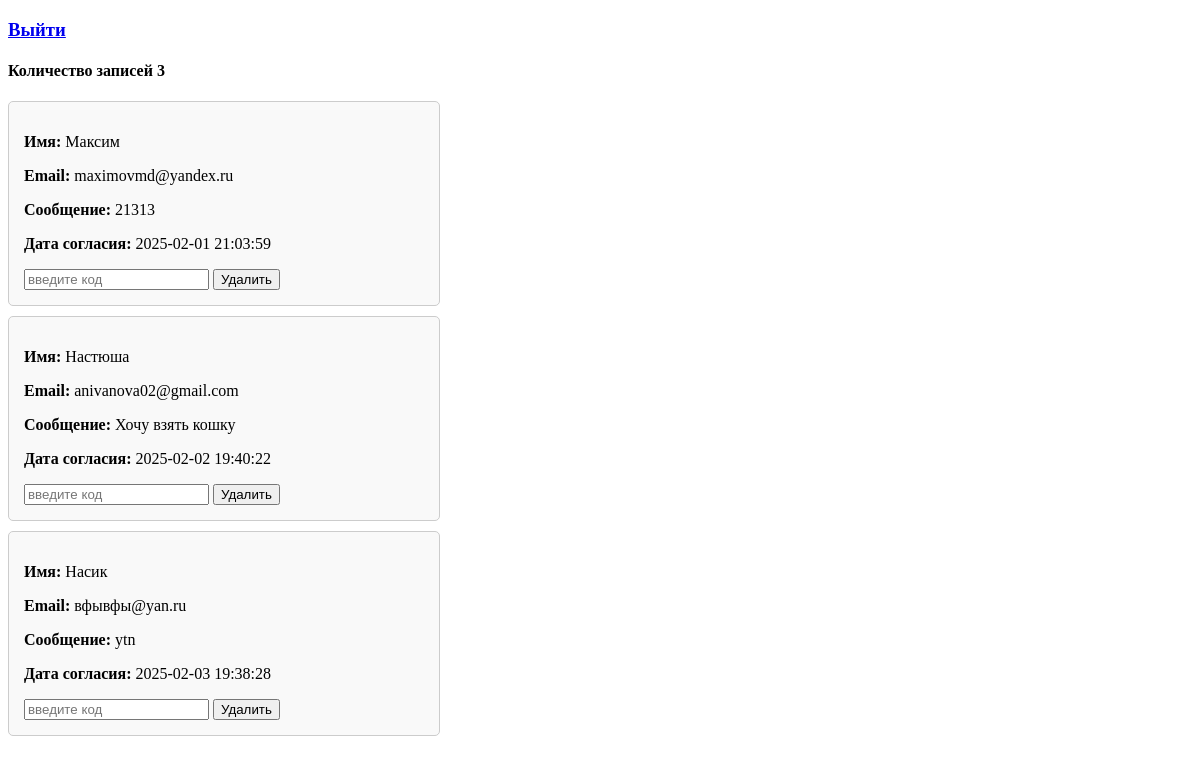
The page /admin (signed in) on the database as committed earlier.
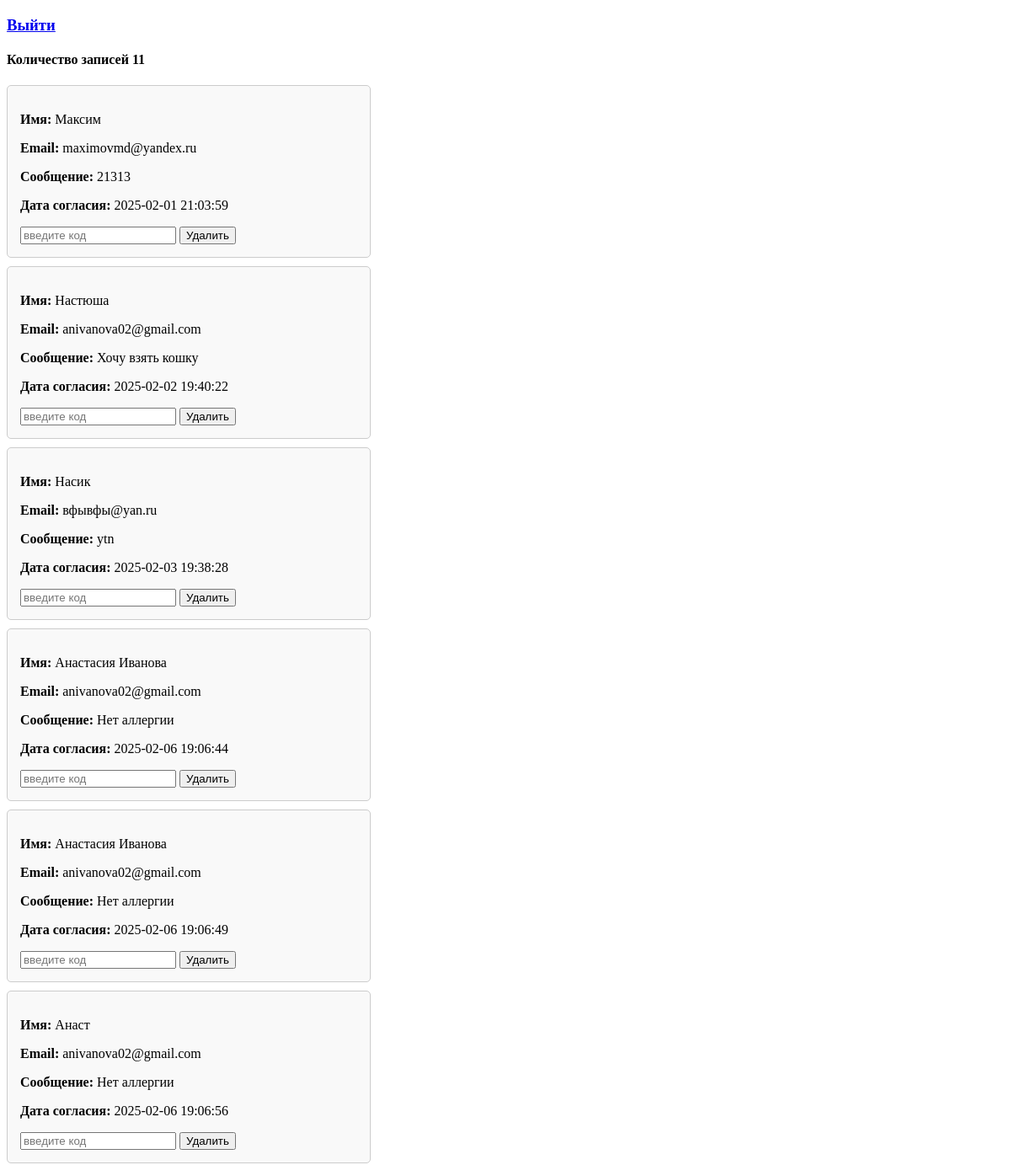
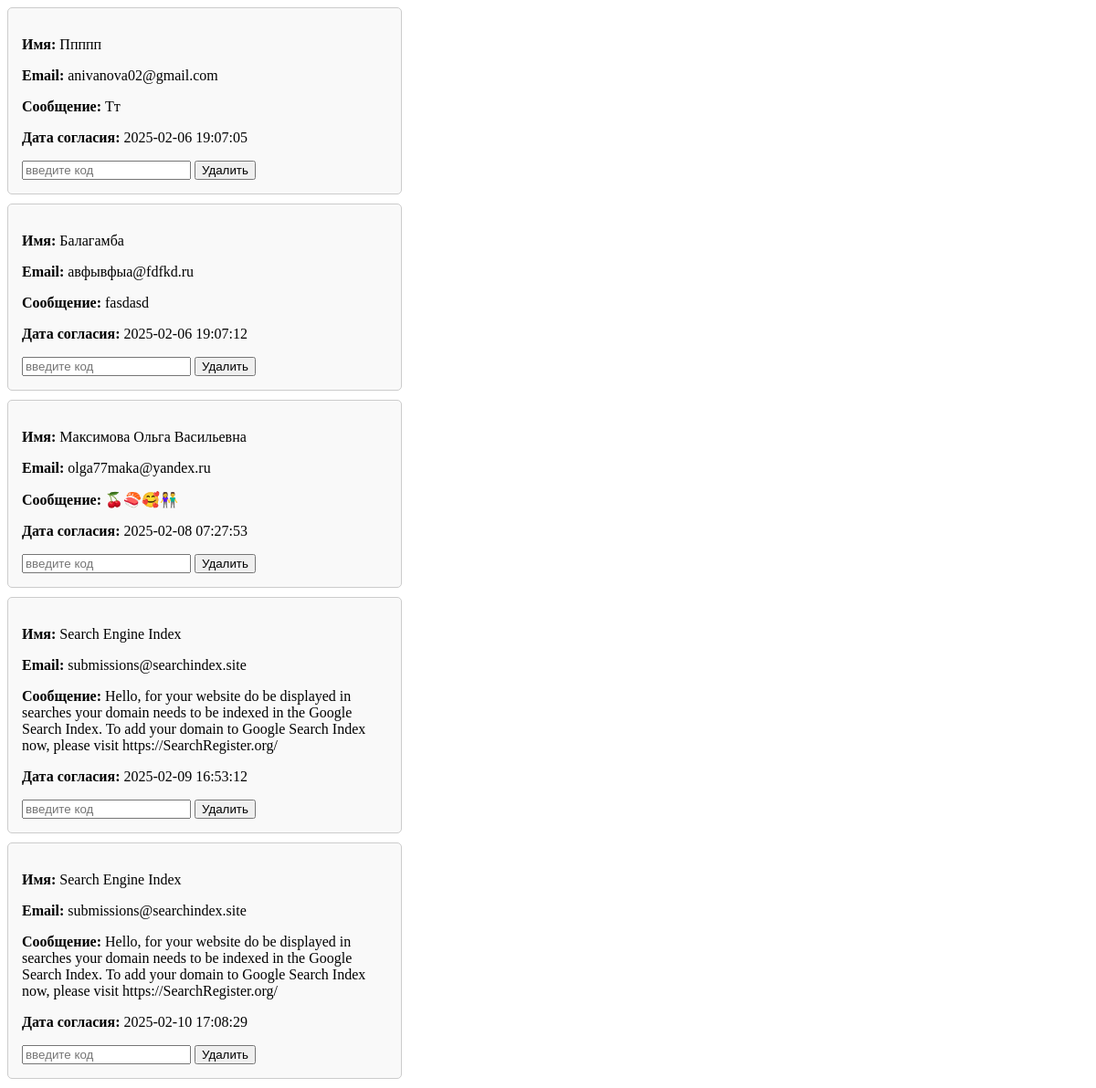
The same page on the database as committed later (2 pictures, top to bottom).
### tables this page shows
CREATE TABLE visitors(
name VARCHAR(256) NOT NULL,
email TEXT,
message TEXT,
date DATETIME DEFAULT CURRENT_TIMESTAMP
);

### app.py (the view, shortened to what this page needs)
@app.route('/admin', methods=['GET', 'POST'])
@login_required
def admin():
    con = sqlite3.connect('base.db')
    cur = con.cursor()
    cur.execute("""SELECT * FROM visitors""")
    visitors = cur.fetchall()
    amount = len(visitors)
    return render_template('admin.html', visitors = visitors, amount = amount)

### app.py (called while the page is built)
@login_manager.user_loader
def load_user(username):
    con = sqlite3.connect('base.db')
    cur = con.cursor()
    cur.execute("SELECT user_name FROM users WHERE user_name = ?", (username,))
    user = cur.fetchone()
    con.close()
    if user:
        return User(username)
    return None

### templates/admin.html (shortened to what this page needs)
<!doctype html>
<html class="no-js" lang="zxx">
<head>
</head>
<body>
<h3><a href="{{ url_for('logout') }}"> Выйти</a></h3>
<h4>Количество записей {{amount}}</h4>
<div style="display: block;">
    {% for visitor in visitors %}
    <div style="border: 1px solid #ccc; padding: 15px; border-radius: 5px; width: 100%; max-width: 400px; margin-bottom: 10px; background-color: #f9f9f9;">
        <p><strong>Имя:</strong> {{ visitor[0] }}</p>
        <p><strong>Email:</strong> {{ visitor[1] }}</p>
        <p><strong>Сообщение:</strong> {{ visitor[2] }}</p>
        <p><strong>Дата согласия:</strong> {{ visitor[3] }}</p>
        <form method="post" action="/admin">
            <input type="text" name="cod" placeholder="введите код">
            <button type="submit" class="boxed_btn3">Удалить</button>
        </form>
    </div>
    {% endfor %}
</div>
</body>

Rows that differ between the two databases and show on the page:
added visitors: name "Анастасия Иванова", email "anivanova02@gmail.com", message "Нет аллергии", date "2025-02-06 19:06:44"
added visitors: name "Анастасия Иванова", email "anivanova02@gmail.com", message "Нет аллергии", date "2025-02-06 19:06:49"
added visitors: name "Анаст", email "anivanova02@gmail.com", message "Нет аллергии", date "2025-02-06 19:06:56"
added visitors: name "Ппппп", email "anivanova02@gmail.com", message "Тт", date "2025-02-06 19:07:05"
added visitors: name "Балагамба", email "авфывфыа@fdfkd.ru", message "fasdasd", date "2025-02-06 19:07:12"
added visitors: name "Максимова Ольга Васильевна", email "olga77maka@yandex.ru", message "🍒🍣🥰👫", date "2025-02-08 07:27:53"
added visitors: name "Search Engine Index", email "submissions@searchindex.site", message "Hello, for your website do be displayed in searches your domain needs to be indexed in the Google Search Index. To add your domain to Google Search Index now, please visit https://SearchRegister.org/", date "2025-02-09 16:53:12"
added visitors: name "Search Engine Index", email "submissions@searchindex.site", message "Hello, for your website do be displayed in searches your domain needs to be indexed in the Google Search Index. To add your domain to Google Search Index now, please visit https://SearchRegister.org/", date "2025-02-10 17:08:29"
Other text that changed with them:
{{ amount }}: "3" → "11"
